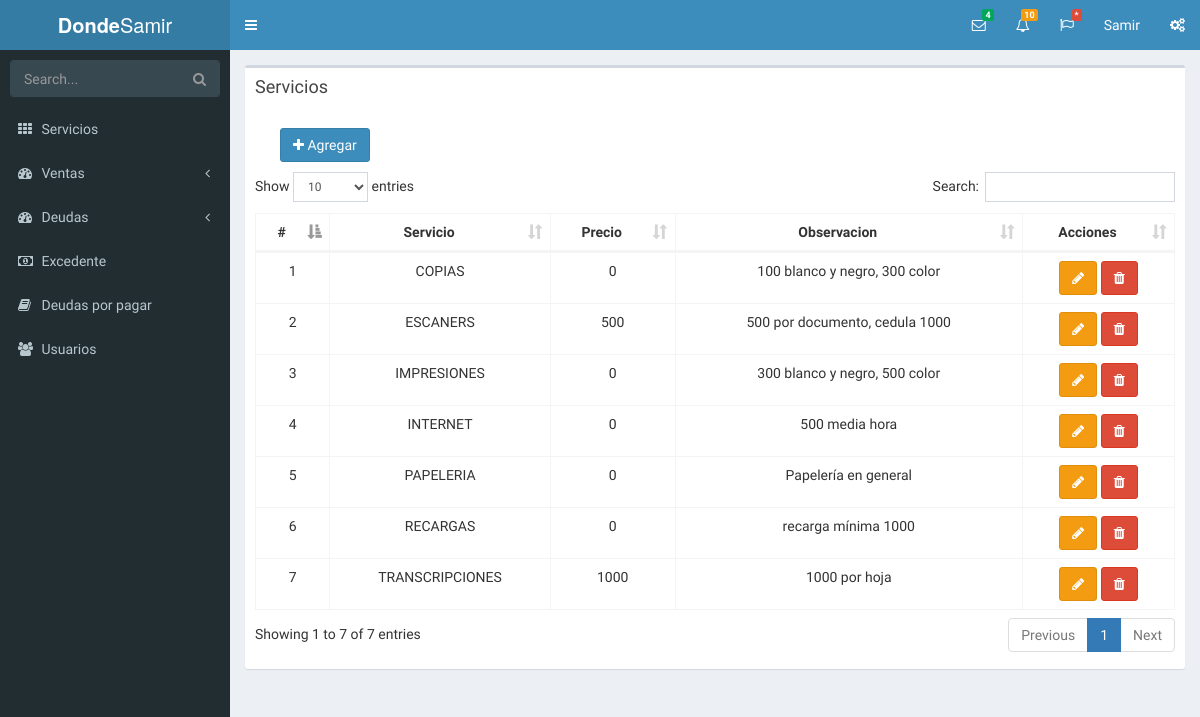
The app's page /index.php?seccion=servicios&accion=listar (signed in) with its own data.
### tables this page shows
CREATE TABLE `servicios` (
  `ID` int(11) NOT NULL,
  `SERVICIO` varchar(20) NOT NULL,
  `PRECIO` double DEFAULT NULL,
  `ESTADO` tinyint(1) NOT NULL,
  `EDITABLE` tinyint(1) NOT NULL,
  `OBSERVACION` text DEFAULT NULL
);

### contenidos/servicios/listar.php (the view, shortened to what this page needs)
<?php
	$consulta = "SELECT * FROM servicios ORDER BY SERVICIO";
  $exc = mysqli_query($cnx, $consulta);
?>
	<div class="row">
        <div class="col-xs-12">
          <div class="box">
            <div class="box-header">
              <h3 class="box-title">Servicios</h3>
            </div>
            <div class="box-body">
              <div class="form-group">
                    <div class="col-md-offset-2 col-md-8" style="margin-left:0px;">
                        <a class="btn btn-primary" href="index.php?seccion=servicios&accion=agregar" title="Agregar servicio" style="margin:10px;"><i class="fa fa-plus"></i> Agregar</a>
                    </div>
              </div>
              <table id="listado_registros" class="table table-bordered table-hover">
                <thead>
                <tr>
                  <th>#</th>
                  <th>Servicio</th>
                  <th>Precio</th>
                  <th>Observacion</th>
                  <th>Acciones</th>
                </tr>
                </thead>
                <tbody>
				<?php
					if($cnx)
					{
            $contador = 1;
						while($columnas = mysqli_fetch_assoc($exc))
						{
							echo <<<fila
							<tr id="$columnas[ID]">
							  <td>$contador</td>
							  <td>$columnas[SERVICIO]</td>
							  <td>$columnas[PRECIO]</td>
							  <td>$columnas[OBSERVACION]</td>
                <td>
                  <a class="btn btn-warning .edit" href="index.php?seccion=servicios&accion=editar&id=$columnas[ID]" title="Editar"><i class="fa fa-pencil"></i></a>
                  <a class="btn btn-danger delete" href="accionesForms/servicios/eliminar.php?id=$columnas[ID]" onclick="return confirm('¿Eliminar el servicio $columnas[SERVICIO]?')" title="Eliminar"><i class="fa fa-trash"></i></a>
                </td>
							</tr>
fila;
            $contador++;
						}
					}
				?>
              </table>
            </div>
          </div>
        </div>
    </div>

### index.php (style rules this page uses)
th, td { text-align: center }

### records on screen
servicios: SERVICIO "COPIAS", PRECIO "0", OBSERVACION "100 blanco y negro, 300 color"
servicios: SERVICIO "ESCANERS", PRECIO "500", OBSERVACION "500 por documento, cedula 1000"
servicios: SERVICIO "IMPRESIONES", PRECIO "0", OBSERVACION "300 blanco y negro, 500 color"
servicios: SERVICIO "INTERNET", PRECIO "0", OBSERVACION "500 media hora"
servicios: SERVICIO "PAPELERIA", PRECIO "0", OBSERVACION "Papelería en general"
servicios: SERVICIO "RECARGAS", PRECIO "0", OBSERVACION "recarga mínima 1000"
servicios: SERVICIO "TRANSCRIPCIONES", PRECIO "1000", OBSERVACION "1000 por hoja"

### other values on screen
$_SESSION['NOMBRE'] "Samir"
